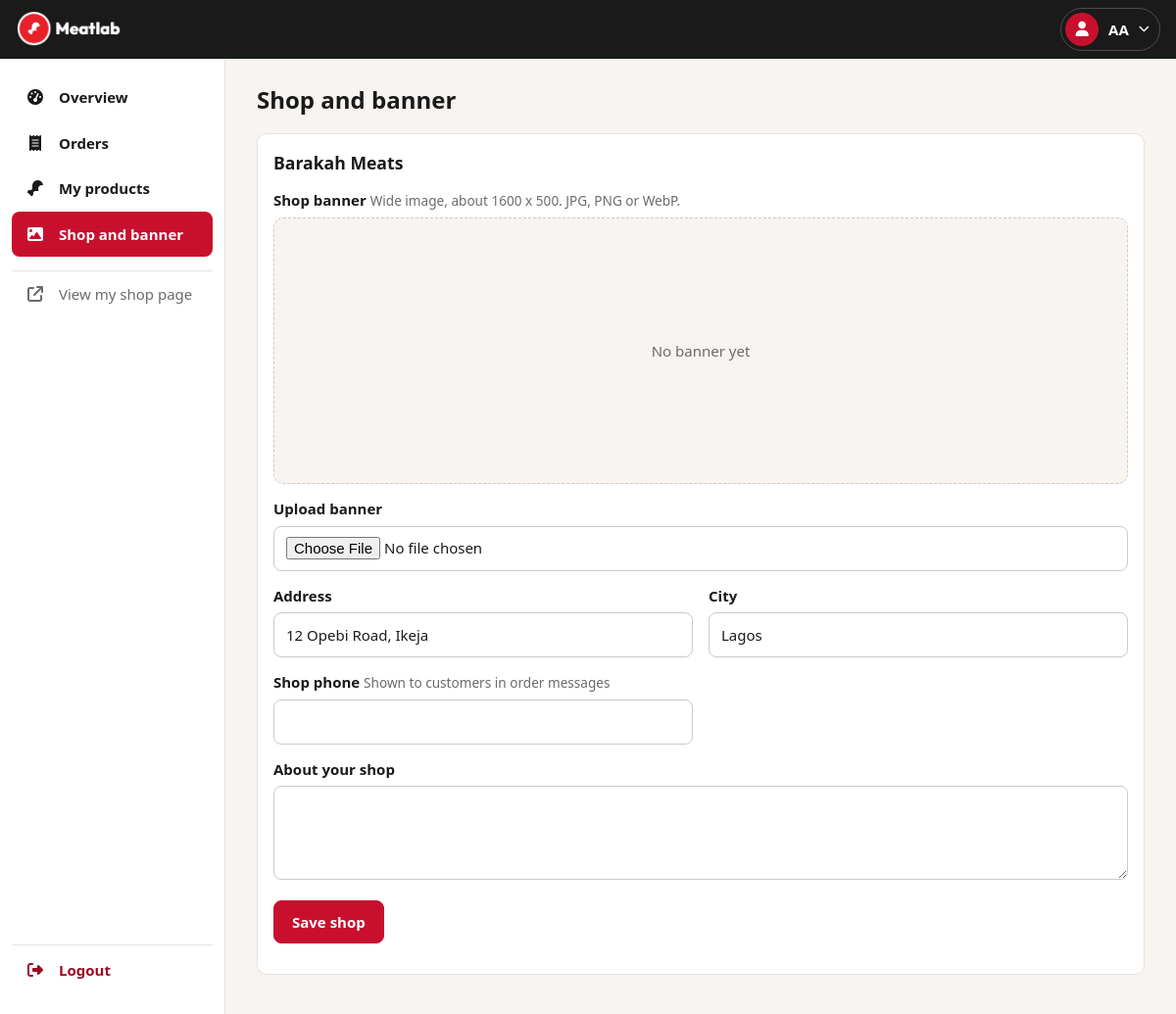
The page /owner/shop (signed in) on the database its author committed.
### tables this page shows
CREATE TABLE IF NOT EXISTS shops (
  id INT AUTO_INCREMENT PRIMARY KEY,
  account_id INT NOT NULL,
  shop_name VARCHAR(120) NOT NULL,
  slug VARCHAR(140) NOT NULL UNIQUE,
  address VARCHAR(255) NULL,
  city VARCHAR(80) NULL,
  description TEXT NULL,
  tagline VARCHAR(200), 
  rating DECIMAL(2,1) DEFAULT 4.8, 
  banner VARCHAR(80) NULL,
  is_active TINYINT(1) NOT NULL DEFAULT 1,
  can_edit_banner TINYINT(1) NOT NULL DEFAULT 1,
  can_edit_price TINYINT(1) NOT NULL DEFAULT 1,
  can_add_products TINYINT(1) NOT NULL DEFAULT 1,
  max_products INT NOT NULL DEFAULT 50,
  created_at DATETIME NOT NULL DEFAULT CURRENT_TIMESTAMP,
  INDEX (account_id),
  FOREIGN KEY (account_id) REFERENCES accounts(id)
);

### templates/controllers/Templates.php (called while the page is built, shortened)
<?php
class Templates extends Trongate {
    function dashboard(array $data): void {
        load('dashboard', $data);
    }
}

### modules/owner/controllers/Owner.php (called while the page is built, shortened)
<?php
class Owner extends Trongate {
    private $user;
    private $shop;
    public function shop() {
        $this->boot();
        $this->page('shop', 'Shop and banner', 'shop');
    }
    private function boot() {
        $this->user = $this->guard->_require('owner');
        $rows = $this->model->query_bind('SELECT * FROM shops WHERE account_id=:a LIMIT 1', ['a' => $this->user['id']], 'object');
        $this->shop = $rows ? $rows[0] : null;
    }
    private function count($sql, $shop_id) {
        $rows = $this->model->query_bind($sql, ['s' => $shop_id], 'object');
        return (int) $rows[0]->n;
    }
    private function page($view, $title, $nav, $extra = []) {
        $data = $extra + [
            'view_module' => 'owner',
            'view_file'   => $view,
            'page_title'  => $title,
            'nav_active'  => $nav,
            'role'        => 'owner',
            'user'        => $this->user,
            'shop'        => $this->shop,
            'csrf'        => $this->guard->_csrf_token(),
            'flash'       => $this->guard->_take_flash(),
            'pending'     => $this->count('SELECT COUNT(*) n FROM orders WHERE shop_id=:s AND status=\'pending\' AND payment_status=\'paid\'', $this->shop->id),
        ];
        $this->template('dashboard', $data);
    }
}

### public/index.php (called while the page is built, shortened)
<?php
$init = new Core;

### engine/Model.php (called while the page is built, shortened)
<?php
class Model {
    private $host = HOST;
    private $user = USER;
    private $pass = PASSWORD;
    private $dbname = DATABASE;
    private $dbh;
    private $stmt;
    public function __construct(?string $current_module = null) {
        $this->port = (defined('PORT') ? PORT : '3306');
        $dsn = 'mysql:host=' . $this->host . ';port=' . $this->port . ';dbname=' . $this->dbname;
        $options = array(
            PDO::ATTR_PERSISTENT => true,
            PDO::ATTR_ERRMODE => PDO::ERRMODE_EXCEPTION
        );
        try {
            $this->dbh = new PDO($dsn, $this->user, $this->pass, $options);
        } catch (PDOException $e) {
            $this->error = $e->getMessage();
            echo $this->error;
            die();
        }
    }
    public function query_bind(string $sql, array $data, ?string $return_type = null): mixed {
        try {
            $this->prepare_and_execute($sql, $data);
        } catch (PDOException $e) {
            throw new RuntimeException("Database query failed: " . $e->getMessage(), 0, $e);
        }
        if ($return_type === 'object') {
            return $this->stmt->fetchAll(PDO::FETCH_OBJ);
        } elseif ($return_type === 'array') {
            return $this->stmt->fetchAll(PDO::FETCH_ASSOC);
        }
        return null;
    }
    ?>
    <?php
    private function get_param_type(mixed $value): int {
        switch (true) {
            case is_int($value):
                $type = PDO::PARAM_INT;
                break;
        }
        return $type;
    }
    private function prepare_and_execute(string $sql, array $data = []): bool {
        $this->stmt = $this->dbh->prepare($sql);
        if (isset($data[0])) {
            return $this->stmt->execute($data);
        } else {
            foreach ($data as $key => $value) {
                $type = $this->get_param_type($value);
                $this->stmt->bindValue(":$key", $value, $type);
            }
            return $this->stmt->execute();
        }
    }
}

### engine/Dynamic_properties.php (called while the page is built)
<?php
trait Dynamic_properties {
    private $attributes = [];
    public function __set(string $key, $value): void {
        $this->attributes[$key] = $value;
    }
    public function __get(string $key) {
        if ($key === 'model') {
            if (!isset($this->model)) {
                require_once 'Model.php';
                $this->model = new Model($this->module_name);
            }
            return $this->model;
        } elseif (!isset($this->attributes[$key])) {
            $class_name = ucfirst($key);
            $this->$key = new $class_name;
        }
        return $this->attributes[$key];
    }
}

### modules/guard/controllers/Guard.php (called while the page is built, shortened)
<?php
class Guard extends Trongate {
    public function _user() {
        return $_SESSION['meatlab_user'] ?? null;
    }
    public function _require($role) {
        $user = $this->_user();
        return $user;
    }
}

### engine/tg_helpers/string_helper.php (called while the page is built, shortened)
<?php
function out(?string $input, string $encoding = 'UTF-8', string $output_format = 'html'): string {
    $flags = ENT_QUOTES;
    if ($input === null) {
        $input = '';
    }
    if ($output_format === 'xml') {
        $flags = ENT_XML1;
    } elseif ($output_format === 'json') {
        $input = json_encode($input, JSON_HEX_TAG | JSON_HEX_AMP | JSON_HEX_APOS | JSON_HEX_QUOT);
        $flags = ENT_NOQUOTES;
    } elseif ($output_format === 'javascript') {
        $input = json_encode($input, JSON_HEX_TAG | JSON_HEX_AMP | JSON_HEX_APOS | JSON_HEX_QUOT);
    } elseif ($output_format === 'attribute') {
        $flags = ENT_QUOTES;
    } else {
        $input = ($output_format === 'html') ? htmlspecialchars($input, $flags, $encoding) : htmlentities($input, $flags, $encoding);
        return $input;
    }
    return htmlspecialchars($input, $flags, $encoding);
}

### modules/owner/views/shop.php (the view, shortened to what this page needs)
<form class="card" method="post" action="<?= BASE_URL ?>owner/shop_save" enctype="multipart/form-data">
    <h2><?= out($shop->shop_name) ?></h2>
    <label>Shop banner <span class="hint">Wide image, about 1600 x 500. JPG, PNG or WebP.</span></label>
    <div class="banner" id="bannerPreview" style="<?= $shop->banner ? "background-image:url('" . out(ml_img('banners', $shop->banner)) . "')" : '' ?>"><?= $shop->banner ? '' : 'No banner yet' ?></div>
    <?php if ($shop->can_edit_banner): ?>
        <label for="banner"><?= $shop->banner ? 'Replace banner' : 'Upload banner' ?></label>
        <input id="banner" type="file" name="banner" accept="image/jpeg,image/png,image/webp" data-preview="#bannerPreview">
    <?php else: ?>
        <p class="hint">Banner changes are turned off for your shop. Contact the admin to change it.</p>
    <?php endif; ?>
    <div class="grid2">
        <div><label for="address">Address</label><input id="address" type="text" name="address" value="<?= out($shop->address) ?>" maxlength="255"></div>
        <div><label for="city">City</label><input id="city" type="text" name="city" value="<?= out($shop->city) ?>" maxlength="80"></div>
        <div><label for="phone">Shop phone <span class="hint">Shown to customers in order messages</span></label><input id="phone" type="tel" name="phone" value="<?= out($shop->phone) ?>" maxlength="20"></div>
    </div>
    <label for="description">About your shop</label>
    <textarea id="description" name="description" maxlength="1000"><?= out($shop->description) ?></textarea>
    <p><button class="btn" type="submit">Save shop</button></p>
</form>

### public/dash_assets/dash.css (style rules this page uses)
:root { --brand: #c8102e; --brand-dark: #9d0c24; --ink: #1a1a1a; --muted: #6b6b6b; --line: #e6e2de; --paper: #ffffff; --soft: #f7f4f1; --ok: #1f7a43; --warn: #b26a00; --radius: 10px; --gap: 16px; --font: system-ui, -apple-system, "Segoe UI", Roboto, Arial, sans-serif; }
* { box-sizing: border-box; }
html { -webkit-text-size-adjust: 100%; }
body { margin: 0; font-family: var(--font); color: var(--ink); background: var(--soft); line-height: 1.5; font-size: 15px; }
h2 { font-size: 1.1rem; margin: 0 0 12px; }
@media (min-width: 900px) { main > * { max-width: 1000px; } }
.card { background: var(--paper); border: 1px solid var(--line); border-radius: var(--radius); padding: var(--gap); margin-bottom: var(--gap); }
.btn { display: inline-flex; align-items: center; justify-content: center; min-height: 44px; padding: 0 18px; border-radius: 8px; border: 1px solid var(--brand); background: var(--brand); color: #fff; font: inherit; font-weight: 700; text-decoration: none; cursor: pointer; }
label { display: block; font-weight: 600; margin: 14px 0 6px; }
.hint { color: var(--muted); font-size: .85rem; font-weight: 400; }
input[type=text], input[type=email], input[type=tel], input[type=number], input[type=password], input[type=file], select, textarea { width: 100%; min-height: 46px; padding: 10px 12px; border: 1px solid #cfc9c3; border-radius: 8px; font: inherit; background: #fff; color: var(--ink); }
textarea { min-height: 96px; resize: vertical; }
.grid2 { display: grid; gap: 0 var(--gap); }
@media (min-width: 700px) { .grid2 { grid-template-columns: 1fr 1fr; } }
.banner { width: 100%; aspect-ratio: 16 / 5; background: var(--soft) center / cover no-repeat; border: 1px dashed #cfc9c3; border-radius: var(--radius); display: grid; place-items: center; color: var(--muted); }

### rows shown on the page
shops: shop_name "Barakah Meats", address "12 Opebi Road, Ikeja", city "Lagos"

### other values the page prints
out(ml_initials($user['name'] ?? '')) "AA"
$label "Overview"
$label "Orders"
$label "My products"
$label "Shop and banner"
out($page_title ?? '') "Shop and banner"
